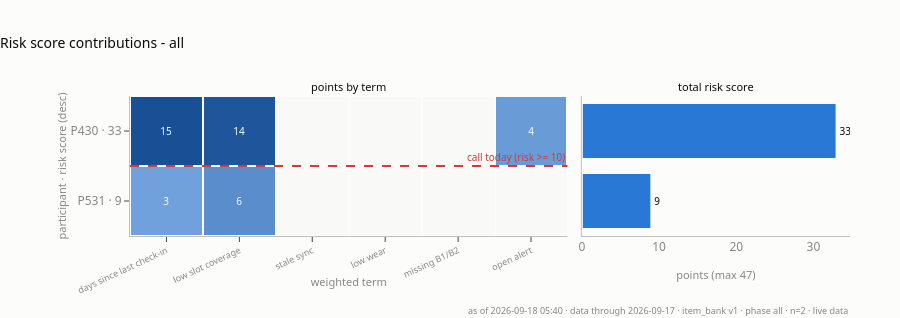

The code cell stored with this chart in its notebook:
### Markdown cell above
## 2C - Risk score

### Code cell
# The risk score as a participant x term heat table, with the total as a bar on
# the right. This replaces a six-category stacked bar: six hues carrying meaning
# is the weakest encoding in the set, and three of those hues sat below 3:1 on
# the light surface. A heat table needs no hue at all, matches the grid idiom
# next to it, and the numerals make every term exact.
# P1003's 31 points are almost all stale check-ins (15) and low coverage (14).
plot_risk_contributions("all")

### Figure 1 — Plotly figure (JSON) as saved in the notebook; plotly's stock layout.template omitted (floating-point values rounded to 4 significant figures)
{"data": [{"colorscale": [[0, "#f9f9f7"], [0.001, "#86b6ef"], [1, "#184f95"]], "hovertemplate": "%{y}<br>%{x}: %{z} points<extra></extra>", "showscale": false, "text": [["15", "14", "", "", "", "4"], ["3", "6", "", "", "", ""]], "textfont": {"color": "#fcfcfb", "size": 10}, "texttemplate": "%{text}", "type": "heatmap", "x": ["days since last check-in", "low slot coverage", "stale sync", "low wear", "missing B1/B2", "open alert"], "xaxis": "x", "xgap": 2, "y": ["P430 · 33", "P531 · 9"], "yaxis": "y", "ygap": 2, "z": [[15, 14, 0, 0, 0, 4], [3, 6, 0, 0, 0, 0]], "zmax": 15, "zmin": 0}, {"hovertemplate": "%{y}<br>risk %{x} of 47<extra></extra>", "marker": {"color": "#2a78d6", "line": {"color": "#fcfcfb", "width": 2}}, "orientation": "h", "showlegend": false, "text": ["33", "9"], "textfont": {"color": "#0b0b0b", "size": 10}, "textposition": "outside", "type": "bar", "x": [33, 9], "xaxis": "x2", "y": ["P430 · 33", "P531 · 9"], "yaxis": "y2"}], "layout": {"annotations": [{"font": {"color": "#0b0b0b", "size": 11}, "showarrow": false, "text": "points by term", "x": 0.3038, "xanchor": "center", "xref": "paper", "y": 1, "yanchor": "bottom", "yref": "paper"}, {"font": {"color": "#0b0b0b", "size": 11}, "showarrow": false, "text": "total risk score", "x": 0.8138, "xanchor": "center", "xref": "paper", "y": 1, "yanchor": "bottom", "yref": "paper"}, {"font": {"color": "#d03b3b", "size": 10}, "showarrow": false, "text": "call today (risk >= 10)", "x": 1, "xanchor": "right", "xref": "x domain", "y": 0.5, "yshift": 9}, {"font": {"color": "#898781", "family": "system-ui, -apple-system, \"Segoe UI\", sans-serif", "size": 9}, "showarrow": false, "text": "as of 2026-09-18 05:40 · data through 2026-09-17 · item_bank v1 · phase all · n=2 · live data", "x": 1, "xanchor": "right", "xref": "paper", "y": 0, "yanchor": "top", "yref": "paper", "yshift": -66}], "font": {"color": "#52514e", "family": "system-ui, -apple-system, \"Segoe UI\", sans-serif", "size": 12}, "height": 318, "hoverlabel": {"bgcolor": "#fcfcfb", "font": {"color": "#0b0b0b", "family": "system-ui, -apple-system, \"Segoe UI\", sans-serif"}}, "margin": {"b": 82, "l": 130, "r": 50, "t": 96}, "paper_bgcolor": "#fcfcfb", "plot_bgcolor": "#fcfcfb", "shapes": [{"line": {"color": "#d03b3b", "dash": "dash", "width": 2}, "type": "line", "x0": 0, "x1": 1, "xref": "x domain", "y0": 0.5, "y1": 0.5}], "showlegend": false, "title": {"font": {"color": "#0b0b0b", "size": 14}, "text": "Risk score contributions - all", "x": 0, "xanchor": "left"}, "xaxis": {"anchor": "y", "domain": [0, 0.6076], "linecolor": "#c3c2b7", "showgrid": false, "tickangle": -25, "tickfont": {"color": "#898781", "size": 9}, "title": {"font": {"color": "#898781", "size": 11}, "text": "weighted term"}, "zeroline": false}, "xaxis2": {"anchor": "y2", "domain": [0.6276, 1], "linecolor": "#c3c2b7", "rangemode": "tozero", "showgrid": false, "tickfont": {"color": "#898781"}, "title": {"font": {"color": "#898781", "size": 11}, "text": "points (max 47)"}, "zeroline": false}, "yaxis": {"anchor": "x", "categoryarray": ["P531 · 9", "P430 · 33"], "categoryorder": "array", "domain": [0, 1], "linecolor": "#c3c2b7", "showgrid": false, "tickfont": {"color": "#898781"}, "title": {"font": {"color": "#898781", "size": 11}, "text": "participant · risk score (desc)"}, "type": "category", "zeroline": false}, "yaxis2": {"anchor": "x2", "domain": [0, 1], "linecolor": "#c3c2b7", "matches": "y", "showgrid": false, "showticklabels": false, "tickfont": {"color": "#898781"}, "zeroline": false}}}
